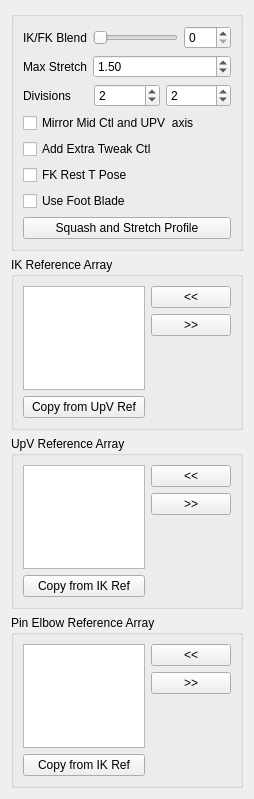
<?xml version="1.0" encoding="UTF-8"?>
<ui version="4.0">
 <class>Form</class>
 <widget class="QWidget" name="Form">
  <property name="geometry">
   <rect>
    <x>0</x>
    <y>0</y>
    <width>254</width>
    <height>799</height>
   </rect>
  </property>
  <property name="windowTitle">
   <string>Form</string>
  </property>
  <layout class="QGridLayout" name="gridLayout">
   <item row="0" column="0">
    <widget class="QGroupBox" name="groupBox">
     <property name="title">
      <string/>
     </property>
     <layout class="QGridLayout" name="gridLayout_2">
      <item row="0" column="0">
       <layout class="QVBoxLayout" name="verticalLayout">
        <item>
         <layout class="QFormLayout" name="formLayout">
          <property name="fieldGrowthPolicy">
           <enum>QFormLayout::AllNonFixedFieldsGrow</enum>
          </property>
          <item row="0" column="0">
           <widget class="QLabel" name="ikfk_label">
            <property name="text">
             <string>IK/FK Blend</string>
            </property>
           </widget>
          </item>
          <item row="0" column="1">
           <layout class="QHBoxLayout" name="horizontalLayout_3">
            <item>
             <widget class="QSlider" name="ikfk_slider">
              <property name="minimumSize">
               <size>
                <width>0</width>
                <height>15</height>
               </size>
              </property>
              <property name="maximum">
               <number>100</number>
              </property>
              <property name="orientation">
               <enum>Qt::Horizontal</enum>
              </property>
             </widget>
            </item>
            <item>
             <widget class="QSpinBox" name="ikfk_spinBox">
              <property name="maximum">
               <number>100</number>
              </property>
             </widget>
            </item>
           </layout>
          </item>
          <item row="1" column="0">
           <widget class="QLabel" name="maxStretch_label">
            <property name="sizePolicy">
             <sizepolicy hsizetype="MinimumExpanding" vsizetype="MinimumExpanding">
              <horstretch>0</horstretch>
              <verstretch>0</verstretch>
             </sizepolicy>
            </property>
            <property name="text">
             <string>Max Stretch</string>
            </property>
           </widget>
          </item>
          <item row="1" column="1">
           <widget class="QDoubleSpinBox" name="maxStretch_spinBox">
            <property name="sizePolicy">
             <sizepolicy hsizetype="MinimumExpanding" vsizetype="Fixed">
              <horstretch>0</horstretch>
              <verstretch>0</verstretch>
             </sizepolicy>
            </property>
            <property name="minimum">
             <double>1.000000000000000</double>
            </property>
            <property name="value">
             <double>1.500000000000000</double>
            </property>
           </widget>
          </item>
         </layout>
        </item>
        <item>
         <layout class="QHBoxLayout" name="horizontalLayout">
          <item>
           <widget class="QLabel" name="divisions_label">
            <property name="text">
             <string>Divisions</string>
            </property>
           </widget>
          </item>
          <item>
           <widget class="QSpinBox" name="div0_spinBox">
            <property name="minimum">
             <number>0</number>
            </property>
            <property name="value">
             <number>2</number>
            </property>
           </widget>
          </item>
          <item>
           <widget class="QSpinBox" name="div1_spinBox">
            <property name="minimum">
             <number>0</number>
            </property>
            <property name="value">
             <number>2</number>
            </property>
           </widget>
          </item>
         </layout>
        </item>
        <item>
         <widget class="QCheckBox" name="mirrorMid_checkBox">
          <property name="toolTip">
           <string extracomment="This option set the axis of the mid CTL (elbow) and the up vector control to move in a mirror behaviour ">This option set the axis of the mid CTL (elbow) and the up vector control to move in a mirror behaviour </string>
          </property>
          <property name="statusTip">
           <string extracomment="This option set the axis of the mid CTL (elbow) and the up vector control to move in a mirror behaviour ">This option set the axis of the mid CTL (elbow) and the up vector control to move in a mirror behaviour </string>
          </property>
          <property name="whatsThis">
           <string>This option set the axis of the mid CTL (elbow) and the up vector control to move in a mirror behaviour </string>
          </property>
          <property name="text">
           <string>Mirror Mid Ctl and UPV  axis</string>
          </property>
         </widget>
        </item>
        <item>
         <widget class="QCheckBox" name="extraTweak_checkBox">
          <property name="toolTip">
           <string extracomment="This option set the axis of the mid CTL (elbow) and the up vector control to move in a mirror behaviour ">This option set the axis of the mid CTL (elbow) and the up vector control to move in a mirror behaviour </string>
          </property>
          <property name="statusTip">
           <string extracomment="This option set the axis of the mid CTL (elbow) and the up vector control to move in a mirror behaviour ">This option set the axis of the mid CTL (elbow) and the up vector control to move in a mirror behaviour </string>
          </property>
          <property name="whatsThis">
           <string>This option set the axis of the mid CTL (elbow) and the up vector control to move in a mirror behaviour </string>
          </property>
          <property name="text">
           <string>Add Extra Tweak Ctl</string>
          </property>
         </widget>
        </item>
        <item>
         <widget class="QCheckBox" name="TPoseRest_checkBox">
          <property name="toolTip">
           <string extracomment="This option set the axis of the mid CTL (elbow) and the up vector control to move in a mirror behaviour ">&lt;html&gt;&lt;head/&gt;&lt;body&gt;&lt;p&gt;If checked, the Rest pose for  FK controls will be in T Pose&lt;/p&gt;&lt;/body&gt;&lt;/html&gt;</string>
          </property>
          <property name="statusTip">
           <string extracomment="This option set the axis of the mid CTL (elbow) and the up vector control to move in a mirror behaviour ">This option set the axis of the mid CTL (elbow) and the up vector control to move in a mirror behaviour </string>
          </property>
          <property name="whatsThis">
           <string>This option set the axis of the mid CTL (elbow) and the up vector control to move in a mirror behaviour </string>
          </property>
          <property name="text">
           <string>FK Rest T Pose</string>
          </property>
         </widget>
        </item>
        <item>
         <widget class="QCheckBox" name="useBlade_checkBox">
          <property name="text">
           <string>Use Foot Blade</string>
          </property>
         </widget>
        </item>
        <item>
         <layout class="QHBoxLayout" name="horizontalLayout_2">
          <item>
           <widget class="QPushButton" name="squashStretchProfile_pushButton">
            <property name="text">
             <string>Squash and Stretch Profile</string>
            </property>
           </widget>
          </item>
         </layout>
        </item>
       </layout>
      </item>
     </layout>
    </widget>
   </item>
   <item row="1" column="0">
    <widget class="QGroupBox" name="ikRefArray_groupBox">
     <property name="title">
      <string>IK Reference Array</string>
     </property>
     <layout class="QGridLayout" name="gridLayout_3">
      <item row="0" column="0">
       <layout class="QHBoxLayout" name="ikRefArray_horizontalLayout">
        <item>
         <layout class="QVBoxLayout" name="ikRefArray_verticalLayout_1">
          <item>
           <widget class="QListWidget" name="ikRefArray_listWidget">
            <property name="dragDropOverwriteMode">
             <bool>true</bool>
            </property>
            <property name="dragDropMode">
             <enum>QAbstractItemView::InternalMove</enum>
            </property>
            <property name="defaultDropAction">
             <enum>Qt::MoveAction</enum>
            </property>
            <property name="alternatingRowColors">
             <bool>true</bool>
            </property>
            <property name="selectionMode">
             <enum>QAbstractItemView::ExtendedSelection</enum>
            </property>
            <property name="selectionRectVisible">
             <bool>false</bool>
            </property>
           </widget>
          </item>
          <item>
           <widget class="QPushButton" name="ikRefArray_copyRef_pushButton">
            <property name="text">
             <string>Copy from UpV Ref</string>
            </property>
           </widget>
          </item>
         </layout>
        </item>
        <item>
         <layout class="QVBoxLayout" name="ikRefArray_verticalLayout_2">
          <item>
           <widget class="QPushButton" name="ikRefArrayAdd_pushButton">
            <property name="text">
             <string>&lt;&lt;</string>
            </property>
           </widget>
          </item>
          <item>
           <widget class="QPushButton" name="ikRefArrayRemove_pushButton">
            <property name="text">
             <string>&gt;&gt;</string>
            </property>
           </widget>
          </item>
          <item>
           <spacer name="ikRefArray_verticalSpacer">
            <property name="orientation">
             <enum>Qt::Vertical</enum>
            </property>
            <property name="sizeHint" stdset="0">
             <size>
              <width>20</width>
              <height>40</height>
             </size>
            </property>
           </spacer>
          </item>
         </layout>
        </item>
       </layout>
      </item>
     </layout>
    </widget>
   </item>
   <item row="2" column="0">
    <widget class="QGroupBox" name="upvRefArray_groupBox">
     <property name="title">
      <string>UpV Reference Array</string>
     </property>
     <layout class="QGridLayout" name="gridLayout_5">
      <item row="0" column="0">
       <layout class="QHBoxLayout" name="upvRefArray_horizontalLayout">
        <item>
         <layout class="QVBoxLayout" name="upvRefArray_verticalLayout_1">
          <item>
           <widget class="QListWidget" name="upvRefArray_listWidget">
            <property name="dragDropOverwriteMode">
             <bool>true</bool>
            </property>
            <property name="dragDropMode">
             <enum>QAbstractItemView::InternalMove</enum>
            </property>
            <property name="defaultDropAction">
             <enum>Qt::MoveAction</enum>
            </property>
            <property name="alternatingRowColors">
             <bool>true</bool>
            </property>
            <property name="selectionMode">
             <enum>QAbstractItemView::ExtendedSelection</enum>
            </property>
            <property name="selectionRectVisible">
             <bool>false</bool>
            </property>
           </widget>
          </item>
          <item>
           <widget class="QPushButton" name="upvRefArray_copyRef_pushButton">
            <property name="text">
             <string>Copy from IK Ref</string>
            </property>
           </widget>
          </item>
         </layout>
        </item>
        <item>
         <layout class="QVBoxLayout" name="upvRefArray_verticalLayout_2">
          <item>
           <widget class="QPushButton" name="upvRefArrayAdd_pushButton">
            <property name="text">
             <string>&lt;&lt;</string>
            </property>
           </widget>
          </item>
          <item>
           <widget class="QPushButton" name="upvRefArrayRemove_pushButton">
            <property name="text">
             <string>&gt;&gt;</string>
            </property>
           </widget>
          </item>
          <item>
           <spacer name="upvRefArray_verticalSpacer">
            <property name="orientation">
             <enum>Qt::Vertical</enum>
            </property>
            <property name="sizeHint" stdset="0">
             <size>
              <width>20</width>
              <height>40</height>
             </size>
            </property>
           </spacer>
          </item>
         </layout>
        </item>
       </layout>
      </item>
     </layout>
    </widget>
   </item>
   <item row="3" column="0">
    <widget class="QGroupBox" name="pinRefArray_groupBox">
     <property name="title">
      <string>Pin Elbow Reference Array</string>
     </property>
     <layout class="QGridLayout" name="gridLayout_4">
      <item row="0" column="0">
       <layout class="QHBoxLayout" name="pinRefArray_horizontalLayout">
        <item>
         <layout class="QVBoxLayout" name="pinRefArray_verticalLayout">
          <item>
           <widget class="QListWidget" name="pinRefArray_listWidget">
            <property name="dragDropOverwriteMode">
             <bool>true</bool>
            </property>
            <property name="dragDropMode">
             <enum>QAbstractItemView::InternalMove</enum>
            </property>
            <property name="defaultDropAction">
             <enum>Qt::MoveAction</enum>
            </property>
            <property name="alternatingRowColors">
             <bool>true</bool>
            </property>
            <property name="selectionMode">
             <enum>QAbstractItemView::ExtendedSelection</enum>
            </property>
            <property name="selectionRectVisible">
             <bool>false</bool>
            </property>
           </widget>
          </item>
          <item>
           <widget class="QPushButton" name="pinRefArray_copyRef_pushButton">
            <property name="text">
             <string>Copy from IK Ref</string>
            </property>
           </widget>
          </item>
         </layout>
        </item>
        <item>
         <layout class="QVBoxLayout" name="pinRefArray_verticalLayout_2">
          <item>
           <widget class="QPushButton" name="pinRefArrayAdd_pushButton">
            <property name="text">
             <string>&lt;&lt;</string>
            </property>
           </widget>
          </item>
          <item>
           <widget class="QPushButton" name="pinRefArrayRemove_pushButton">
            <property name="text">
             <string>&gt;&gt;</string>
            </property>
           </widget>
          </item>
          <item>
           <spacer name="pinRefArray_verticalSpacer">
            <property name="orientation">
             <enum>Qt::Vertical</enum>
            </property>
            <property name="sizeHint" stdset="0">
             <size>
              <width>20</width>
              <height>40</height>
             </size>
            </property>
           </spacer>
          </item>
         </layout>
        </item>
       </layout>
      </item>
     </layout>
    </widget>
   </item>
  </layout>
 </widget>
 <resources/>
 <connections>
  <connection>
   <sender>ikfk_slider</sender>
   <signal>sliderMoved(int)</signal>
   <receiver>ikfk_spinBox</receiver>
   <slot>setValue(int)</slot>
   <hints>
    <hint type="sourcelabel">
     <x>144</x>
     <y>47</y>
    </hint>
    <hint type="destinationlabel">
     <x>220</x>
     <y>45</y>
    </hint>
   </hints>
  </connection>
  <connection>
   <sender>ikfk_spinBox</sender>
   <signal>valueChanged(int)</signal>
   <receiver>ikfk_slider</receiver>
   <slot>setValue(int)</slot>
   <hints>
    <hint type="sourcelabel">
     <x>222</x>
     <y>37</y>
    </hint>
    <hint type="destinationlabel">
     <x>182</x>
     <y>37</y>
    </hint>
   </hints>
  </connection>
 </connections>
</ui>
